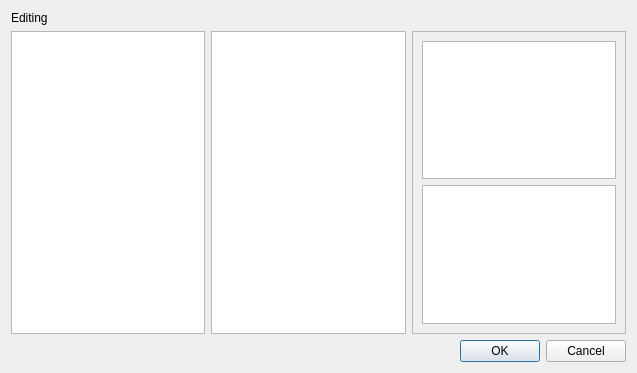
<ui version="4.0" >
 <class>WidgetParamDialog</class>
 <widget class="QDialog" name="WidgetParamDialog" >
  <property name="geometry" >
   <rect>
    <x>0</x>
    <y>0</y>
    <width>637</width>
    <height>373</height>
   </rect>
  </property>
  <property name="windowTitle" >
   <string>Dialog</string>
  </property>
  <layout class="QVBoxLayout" name="verticalLayout" >
   <item>
    <widget class="QLabel" name="label" >
     <property name="text" >
      <string>Editing</string>
     </property>
    </widget>
   </item>
   <item>
    <layout class="QHBoxLayout" name="horizontalLayout_2" >
     <item>
      <widget class="QListView" name="widgetAtomView" />
     </item>
     <item>
      <widget class="QListView" name="paramView" >
       <property name="editTriggers" >
        <set>QAbstractItemView::NoEditTriggers</set>
       </property>
       <property name="selectionMode" >
        <enum>QAbstractItemView::SingleSelection</enum>
       </property>
      </widget>
     </item>
     <item>
      <widget class="QFrame" name="frame" >
       <property name="frameShape" >
        <enum>QFrame::StyledPanel</enum>
       </property>
       <property name="frameShadow" >
        <enum>QFrame::Raised</enum>
       </property>
       <layout class="QVBoxLayout" name="verticalLayout_3" >
        <item>
         <widget class="QListView" name="paramAtomView" />
        </item>
        <item>
         <widget class="QTextEdit" name="infoBox" >
          <property name="readOnly" >
           <bool>true</bool>
          </property>
         </widget>
        </item>
       </layout>
      </widget>
     </item>
    </layout>
   </item>
   <item>
    <widget class="QDialogButtonBox" name="buttonBox" >
     <property name="minimumSize" >
      <size>
       <width>500</width>
       <height>0</height>
      </size>
     </property>
     <property name="orientation" >
      <enum>Qt::Horizontal</enum>
     </property>
     <property name="standardButtons" >
      <set>QDialogButtonBox::Cancel|QDialogButtonBox::Ok</set>
     </property>
    </widget>
   </item>
  </layout>
 </widget>
 <resources/>
 <connections>
  <connection>
   <sender>buttonBox</sender>
   <signal>accepted()</signal>
   <receiver>WidgetParamDialog</receiver>
   <slot>accept()</slot>
   <hints>
    <hint type="sourcelabel" >
     <x>248</x>
     <y>254</y>
    </hint>
    <hint type="destinationlabel" >
     <x>157</x>
     <y>274</y>
    </hint>
   </hints>
  </connection>
  <connection>
   <sender>buttonBox</sender>
   <signal>rejected()</signal>
   <receiver>WidgetParamDialog</receiver>
   <slot>reject()</slot>
   <hints>
    <hint type="sourcelabel" >
     <x>316</x>
     <y>260</y>
    </hint>
    <hint type="destinationlabel" >
     <x>286</x>
     <y>274</y>
    </hint>
   </hints>
  </connection>
 </connections>
</ui>
